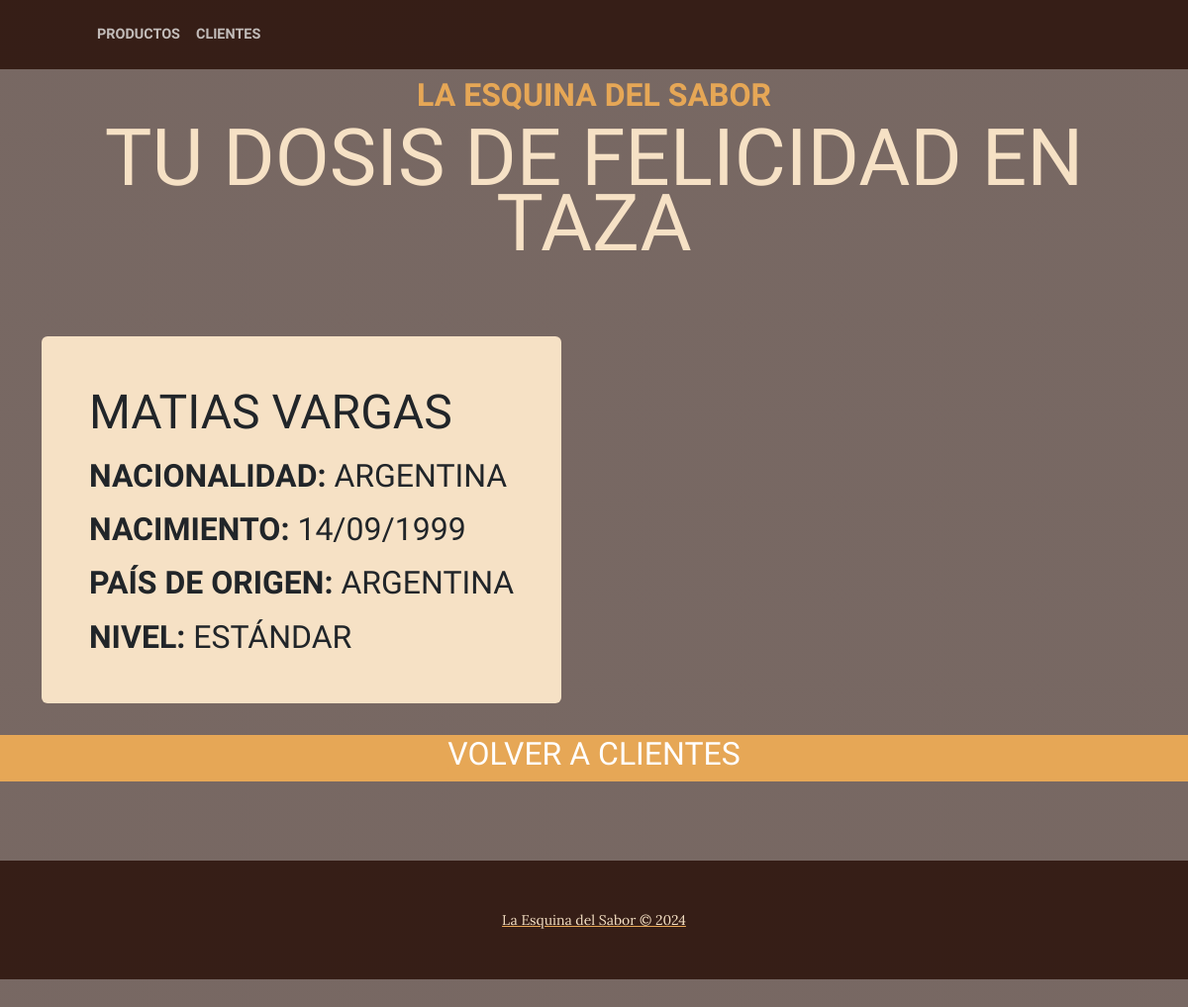
The app's page /cliente/cliente_detail/6 with its own data.
### cliente/models.py (models this page shows, shortened)
class cliente(models.Model):
        nombre = models.CharField(max_length=200)
        apellido = models.CharField(max_length=50)
        nacimiento = models.DateField(null=True)
        pais_origen_id = models.ForeignKey(Pais, on_delete=models.SET_NULL, null=True, verbose_name="País de origen")
        nivel_sus = models.ForeignKey(suscripcion, on_delete=models.SET_NULL, null=True, verbose_name="Nivel")

class Pais(models.Model):
    nombre = models.CharField(max_length=50)
    def __str__(self):
        return self.nombre
    class Meta:
        verbose_name_plural = 'Países'

class suscripcion(models.Model):
    nivel = models.CharField(max_length=50)
    def __str__(self):
        return self.nivel

### cliente/views.py (the view)
# urls.py: path("cliente_detail/<int:pk>",views.cliente_detail,name="cliente_detail"),
def cliente_detail(request,pk):
    cliente = models.cliente.objects.filter(id=pk)
    context = {"cliente": cliente}
    return render(request, "cliente/cliente_detail.html",context)

### cliente/templates/cliente/cliente_detail.html (shortened to what this page needs)
{% extends 'core/base.html' %}
{% load static %}
{% block contenido %}
<html lang="es">
    <head>
        <link rel="stylesheet" href="{% static 'core/css/estilos.css' %}">
    </head>
    <body>
        <section class="page-section">
            <div class="container">
            {% for Cliente in cliente %}
            <div class="product-item">
                <div class="product-item-title d-flex">
                    <div class="bg-faded p-5 d-flex me-auto rounded">
                        <h2 class="section-heading mb-0">
                            <span class="section-heading-lower">{{ Cliente.nombre }} {{Cliente.apellido}} </span>
                            <span class="fw-bold">Nacionalidad: </span> {{Cliente.pais_origen_id }}<br>
                            <span class="fw-bold">Nacimiento: </span> {{ Cliente.nacimiento|date:"d/m/Y" }} <br>
                            <span class="fw-bold">País de origen: </span> {{ Cliente.pais_origen_id }}<br>
                            <span class="fw-bold">Nivel: </span> {{ Cliente.nivel_sus }}
                        </h2>
                  </div>
                </div>
              </div>
            {% endfor %}
          </div>
    <SECtion>
      <a href="{% url 'cliente:Home' %}">
        <section class="page-section bg-primary" id="about">
          <div class="container px-4 px-lg-5">
              <div class="row gx-4 gx-lg-5 justify-content-center">
                  <div class="col-lg-8 text-center">
                      <h2 class="text-white mt-0">VOLVER A CLIENTES</h2>
                  </div>
              </div>
          </div>
      </section>
        <footer class="footer text-faded text-center py-5">
            <div class="container"><p class="m-0 small">La Esquina del Sabor &copy; 2024</p></div>
        </footer>
{% endblock contenido %}

### core/static/core/css/estilos.css (style rules this page uses)
* { margin:0; padding: 0; box-sizing: border-box; }

### records on screen
cliente: nombre "MATIAS", apellido "VARGAS", pais_origen_id "ARGENTINA", nacimiento "14/09/1999", nivel_sus "ESTÁNDAR"
